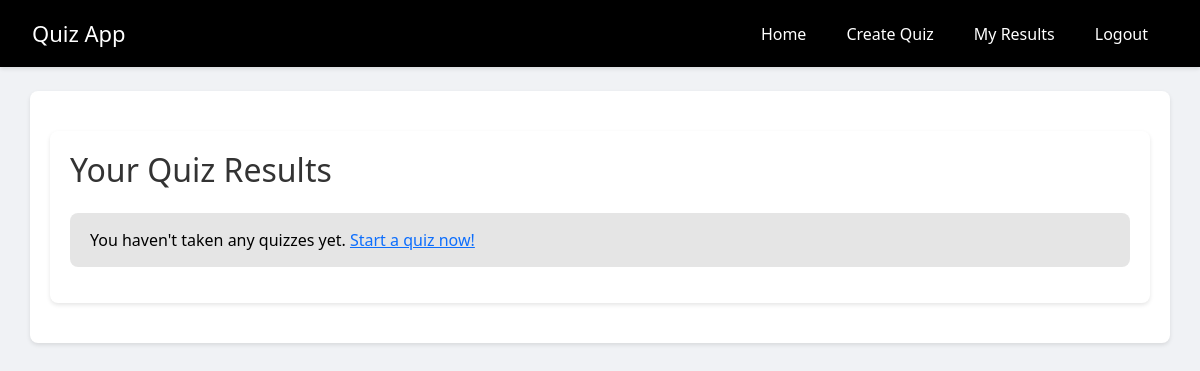
Before: /view_results (signed in) with the older database file.
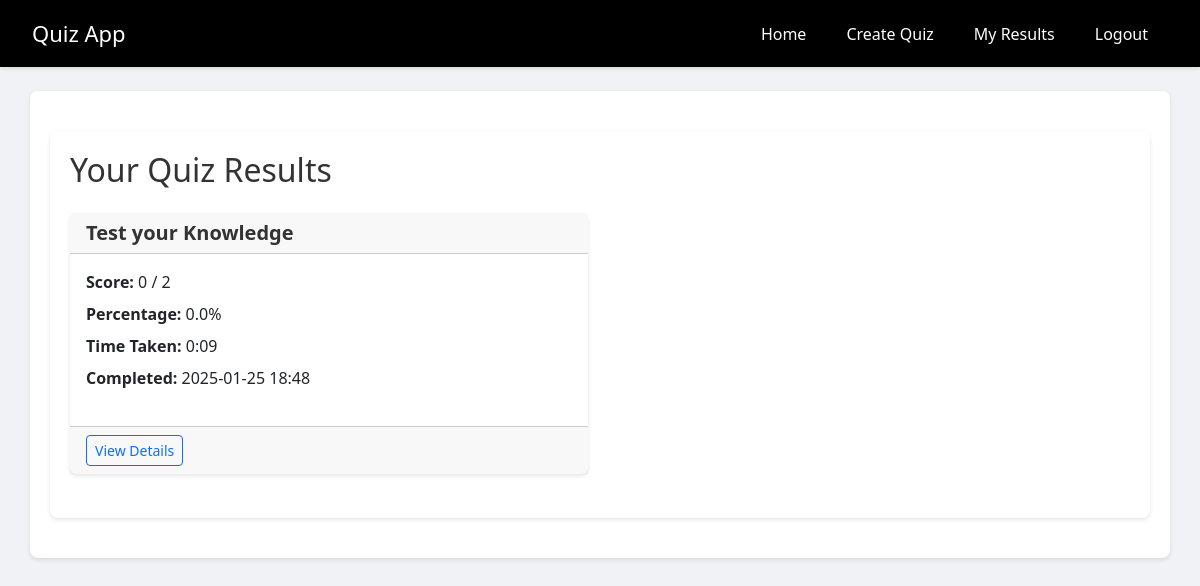
After: the same page with the newer database file.
### app.py (models this page shows, shortened)
class QuizResult(db.Model):
    id = db.Column(db.Integer, primary_key=True)
    user_id = db.Column(db.Integer, db.ForeignKey('user.id'), nullable=False)
    quiz_id = db.Column(db.Integer, db.ForeignKey('quiz.id'), nullable=False)
    score = db.Column(db.Integer, nullable=False)
    completed_at = db.Column(db.DateTime, nullable=False, default=datetime.utcnow)
    time_taken = db.Column(db.Integer)  # Time taken in seconds
    answers = db.Column(db.Text)  # JSON string of user's answers
    def get_answers(self):
        return json.loads(self.answers) if self.answers else {}

class Quiz(db.Model):
    id = db.Column(db.Integer, primary_key=True)
    title = db.Column(db.String(200), nullable=False)
    description = db.Column(db.Text)
    time_limit = db.Column(db.Integer)  # Time limit in seconds
    creator_id = db.Column(db.Integer, db.ForeignKey('user.id'), nullable=False)
    questions = db.relationship('Question', backref='quiz', lazy=True)
    results = db.relationship('QuizResult', backref='quiz', lazy=True)
    creator = db.relationship('User', backref='created_quizzes', lazy=True)

### app.py (the view)
@app.route('/view_results')
@login_required
def view_results():
    results = QuizResult.query.filter_by(user_id=current_user.id).order_by(QuizResult.completed_at.desc()).all()
    return render_template('results.html', results=results)

### app.py (called while the page is built)
@login_manager.user_loader
def load_user(user_id):
    return User.query.get(int(user_id))

### templates/results.html (shortened to what this page needs)
{% extends "base.html" %}
{% block content %}
<div class="container">
    <h2 class="mb-4">Your Quiz Results</h2>
    {% if results %}
    <div class="row">
        {% for result in results %}
        {% set total_points = namespace(value=0) %}
        {% for question in result.quiz.questions %}
            {% set total_points.value = total_points.value + question.points %}
        {% endfor %}
        <div class="col-md-6 mb-4">
            <div class="card h-100">
                <div class="card-header">
                    <h5 class="card-title mb-0">{{ result.quiz.title }}</h5>
                </div>
                <div class="card-body">
                    <div class="result-stats">
                        <p class="mb-2">
                            <strong>Score:</strong>
                            {{ result.score }} / {{ total_points.value }}
                        </p>
                        <p class="mb-2">
                            <strong>Percentage:</strong>
                            {% if total_points.value > 0 %}
                                {{ "%.1f"|format(result.score / total_points.value * 100) }}%
                            {% else %}
                                N/A
                            {% endif %}
                        </p>
                        <p class="mb-2">
                            <strong>Time Taken:</strong>
                            {% if result.time_taken %}
                                {{ "%d:%02d"|format(result.time_taken // 60, result.time_taken % 60) }}
                            {% else %}
                                N/A
                            {% endif %}
                        </p>
                        <p class="mb-0">
                            <strong>Completed:</strong>
                            {{ result.completed_at.strftime('%Y-%m-%d %H:%M') }}
                        </p>
                    </div>
                </div>
                <div class="card-footer">
                    <button class="btn btn-outline-primary btn-sm"
                            type="button"
                            data-bs-toggle="collapse"
                            data-bs-target="#answers-{{ result.id }}">
                        View Details
                    </button>
                </div>
            </div>
        </div>
        {% endfor %}
    </div>
    {% else %}
    <div class="alert alert-info">
        <p class="mb-0">You haven't taken any quizzes yet. <a href="{{ url_for('index') }}">Start a quiz now!</a></p>
    </div>
    {% endif %}
</div>
{% endblock %}

Changed rows visible on the page:
added QuizResult: quiz "Test your Knowledge", score "0", value "2", result.score/total_points.value*100 "0.0", time_taken "0:09", completed_at "2025-01-25 18:48"
Other visible differences:
text no longer shown: "You haven't taken any quizzes yet. Start a quiz now!"
